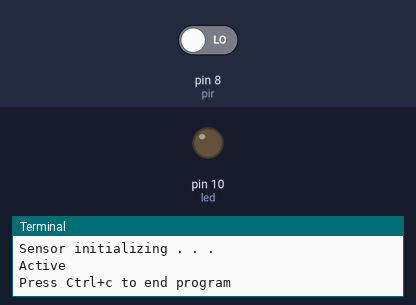
The program below on a simulated Raspberry Pi (header pin numbers). Shown: output pins drawn as LEDs (lit = HIGH), the last lines printed to the terminal. The test bench sets the inputs (shaded band); at power-on: pin 8 (pir) LOW. The camera gives no picture and a still takes 0.5 s.

Above: at 3.2 s.
3.3 s: pin 8 (pir) driven HIGH
At 4.7 s:
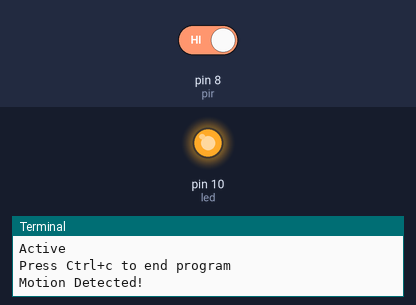
Timing chart, 0 to 10.8 s (numbered marks = the images above; inputs shaded):
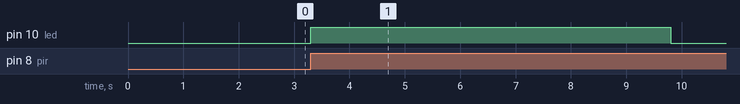

The program:

intruder_pir_test.py
```python
import RPi.GPIO as GPIO
import time
from picamera import PiCamera
GPIO.setmode(GPIO.BOARD) #Set GPIO to pin numbering
pir = 8 #Assign pin 8 to PIR
led = 10 #Assign pin 10 to LED
GPIO.setup(pir, GPIO.IN) #Setup GPIO pin PIR as input
GPIO.setup(led, GPIO.OUT) #Setup GPIO pin for LED as output
print ("Sensor initializing . . .")
time.sleep(2) #Give sensor time to startup
print ("Active")
print ("Press Ctrl+c to end program")
camera = PiCamera()
camera.resolution = (640, 480)
#camera.resolution = (1024, 768)

try:
    while True:

        if GPIO.input(pir) == True: #If PIR pin goes high, motion is detected
            print ("Motion Detected!")
            GPIO.output(led, True)#Turn on LED
            camera.start_preview()
            camera.annotate_text = 'Intruder !!'
            time.sleep(2)
            #camera.capture('foo.jpg')
            camera.capture('foo1.jpg', resize=(320, 240))
            camera.stop_preview()
            time.sleep(4) #Keep LED on for 4 seconds
            GPIO.output(led, False) #Turn off LED
            time.sleep(2)
except KeyboardInterrupt: #Ctrl+c
    pass #Do nothing, continue to finally
finally:
    GPIO.output(led, False) #Turn off LED in case left on
    GPIO.cleanup() #reset all GPIO
    print ("Program ended")
```

Measured:
- after the input at 3.3 s, pin 10 (led): LOW → HIGH at once, → LOW 6.5 s later
